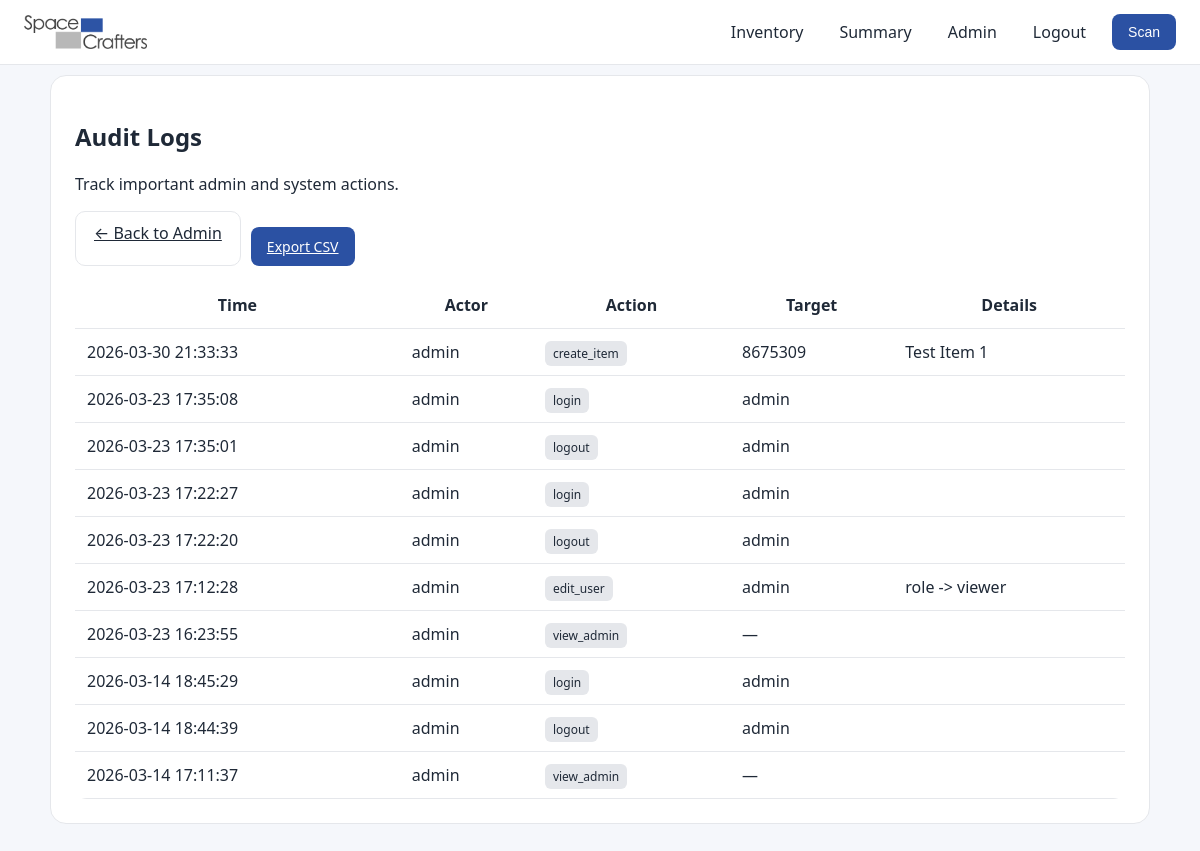
Before: /admin/logs (signed in) with the older database file.
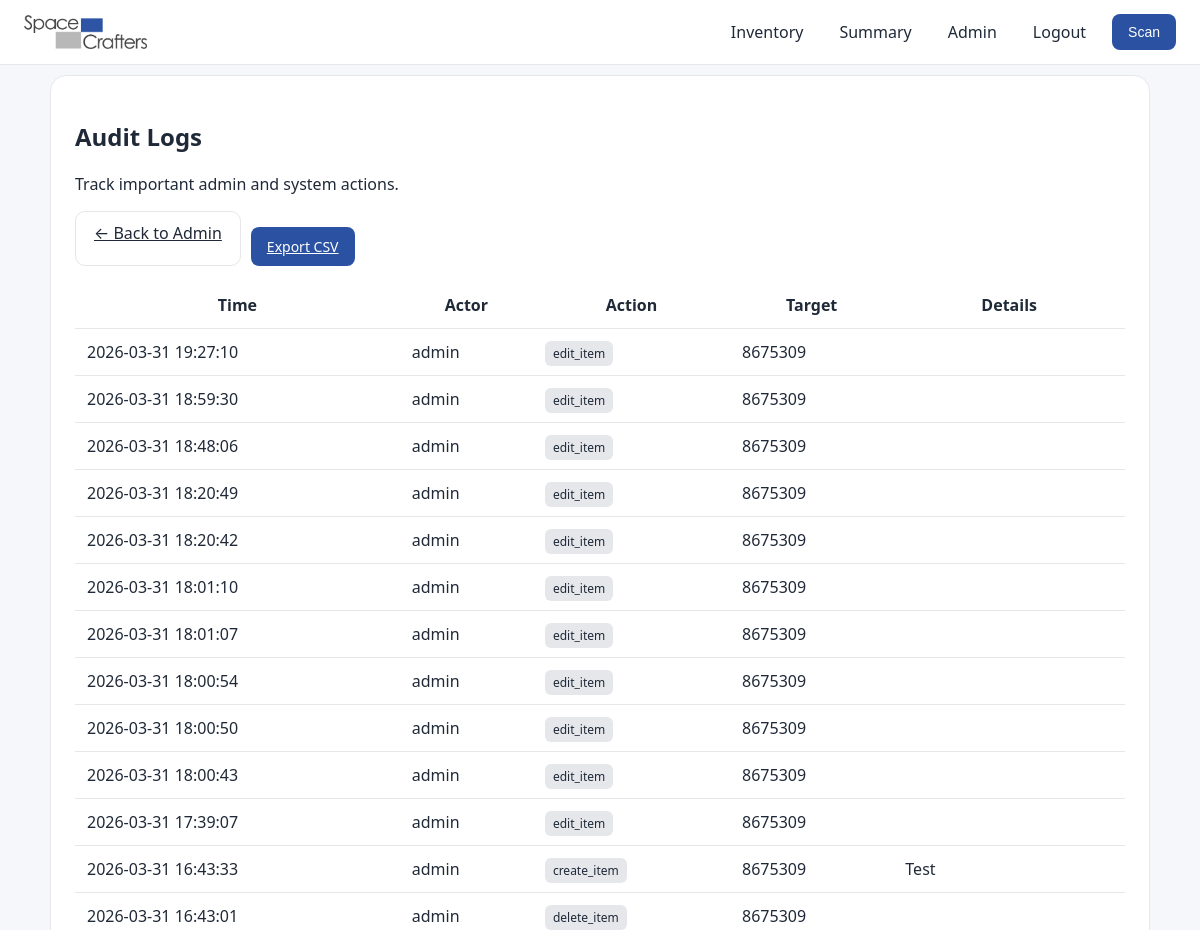
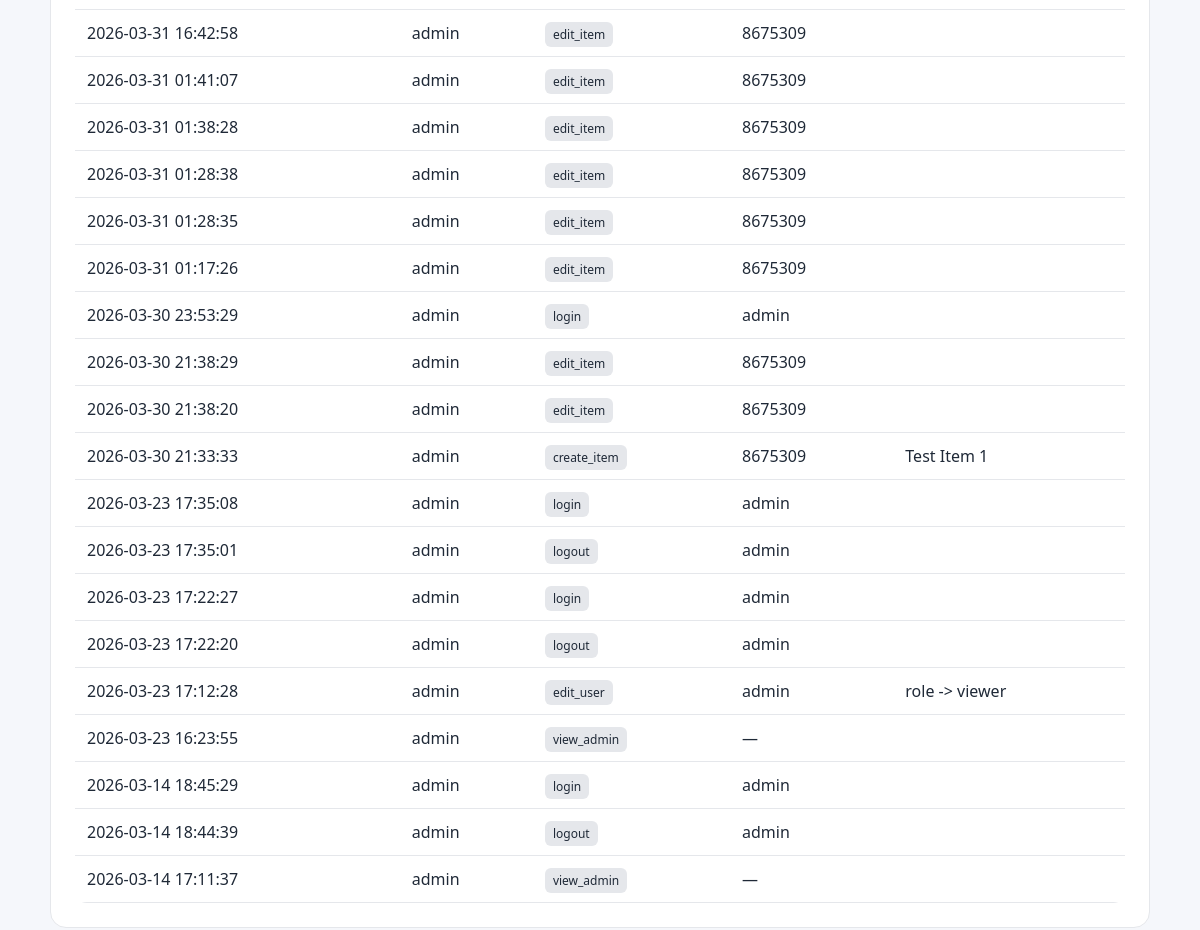
After: the same page with the newer database file (2 pictures, top to bottom).
### models.py (models this page shows)
class AuditLog(db.Model):
    __tablename__ = "audit_logs"
    id = db.Column(db.Integer, primary_key=True)
    actor_id = db.Column(
        db.Integer,
        db.ForeignKey("users.id"),
        nullable=True,
    )
    action = db.Column(db.String(200), nullable=False)
    target = db.Column(db.String(200))
    details = db.Column(db.Text)
    created_at = db.Column(
        db.DateTime,
        default=lambda: datetime.now(timezone.utc),
    )
    actor = db.relationship("User", back_populates="audit_logs")

class User(UserMixin, db.Model):
    __tablename__ = "users"
    id = db.Column(db.Integer, primary_key=True)
    username = db.Column(db.String(100), unique=True, nullable=False)
    password_hash = db.Column(db.String(200), nullable=False)
    role = db.Column(db.String(20), default="viewer")
    audit_logs = db.relationship(
        "AuditLog",
        back_populates="actor",
        cascade="all, delete-orphan",
    )
    @property
    def is_active(self):
        return True
    @property
    def is_admin(self):
        return self.role == "admin"

### app.py (the view)
@app.route("/admin/logs")
@login_required
@admin_required
def view_audit_logs():
    logs = AuditLog.query.order_by(AuditLog.id.desc()).limit(200).all()
    return render_template("audit_logs.html", logs=logs)

### app.py (called while the page is built)
@login_manager.user_loader
def load_user(user_id):
    return db.session.get(User, int(user_id))

def admin_required(view):
    @wraps(view)
    def wrapped(*args, **kwargs):
        if not current_user.is_authenticated or not current_user.is_admin:
            abort(403)
        return view(*args, **kwargs)
    return wrapped

### templates/audit_logs.html
{% extends "base.html" %}
{% block content %}
<div class="card">
  <h2>Audit Logs</h2>
  <p class="muted-text">
    Track important admin and system actions.
  </p>
  <div style="display:flex; gap:10px; margin-bottom:16px;">
    <a href="{{ url_for('admin') }}" class="secondary-btn">
      ← Back to Admin
    </a>
    <a href="{{ url_for('export_audit_logs') }}" class="primary-btn">
      Export CSV
    </a>
  </div>
  {% if logs %}
  <table class="summary-table">
    <thead>
      <tr>
        <th>Time</th>
        <th>Actor</th>
        <th>Action</th>
        <th>Target</th>
        <th>Details</th>
      </tr>
    </thead>
    <tbody>
      {% for log in logs %}
      <tr>
        <td>{{ log.created_at.strftime("%Y-%m-%d %H:%M:%S") }}</td>
        <td>
          {% if log.actor %}
            {{ log.actor.username }}
          {% else %}
            <em class="muted-text">System</em>
          {% endif %}
        </td>
        <td>
          <span class="badge-log">{{ log.action }}</span>
        </td>
        <td>{{ log.target or "—" }}</td>
        <td>{{ log.details or "" }}</td>
      </tr>
      {% endfor %}
    </tbody>
  </table>
  {% else %}
  <p class="muted-text">
    No audit logs recorded yet.
  </p>
  {% endif %}
</div>
{% endblock %}

### templates/base.html (shortened to what this page needs)
<!DOCTYPE html>
<html lang="en">
<head>
    <link rel="stylesheet" href="{{ url_for('static', filename='style.css') }}">
</head>
<body>
<header class="header">
    <div class="nav-left">
        <img src="{{ url_for('static', filename='logo.png') }}" class="logo-img">
    </div>
    <div class="nav-right">
        <nav class="nav-links">
            {% if current_user.is_authenticated %}
                <a href="{{ url_for('index') }}" class="nav-link">Inventory</a>
                <a href="{{ url_for('summary') }}" class="nav-link">Summary</a>
                {% if current_user.is_admin %}
                    <a href="{{ url_for('admin') }}" class="nav-link">Admin</a>
                {% endif %}
                <a href="{{ url_for('logout') }}" class="nav-link">Logout</a>
                <button class="primary-btn" onclick="openScanner()">
                    Scan
                </button>
            {% else %}
                <a href="{{ url_for('login') }}" class="nav-link">Login</a>
            {% endif %}
        </nav>
    </div>
</header>
<main class="page">
{% block content %}{% endblock %}
</main>
</body>
</html>

### static/style.css (style rules this page uses)
:root { --primary: #2b51a3; --primary-hover: #2b51a3cc; --bg: #f5f7fb; --card: #ffffff; --border: #e5e7eb; --text: #1f2937; --muted: #6b7280; }
body { margin: 0; font-family: system-ui, -apple-system, sans-serif; background: var(--bg); color: var(--text); }
img { max-width: 100%; display: block; }
.header { position: sticky; top: 0; height: 64px; background: var(--card); border-bottom: 1px solid var(--border); display: flex; justify-content: space-between; align-items: center; padding: 0 24px; z-index: 10; }
.logo-img { height: 34px; }
.nav-left { display: flex; align-items: center; gap: 10px; }
.nav-links { display: flex; gap: 16px; align-items: center; }
.nav-link { text-decoration: none; color: var(--text); font-weight: 500; padding: 6px 10px; border-radius: 8px; }
.page { max-width: 1100px; margin: 40px auto; padding: 0 20px; }
.card { background: var(--card); border: 1px solid var(--border); border-radius: 16px; padding: 24px; margin-bottom: 32px; }
.card .primary-btn { margin-top: 16px; }
.primary-btn { background: var(--primary); color: white; border: none; padding: 10px 16px; border-radius: 8px; font-size: 14px; font-weight: 500; cursor: pointer; transition: all 0.2s ease; }
.secondary-btn { background: var(--card); border: 1px solid var(--border); padding: 10px 18px; border-radius: 10px; cursor: pointer; color: var(--text); }
.table, .summary-table { width: 100%; border-collapse: collapse; }
.table, .summary-table { width: 100%; border-collapse: collapse; background: var(--card); border-radius: 12px; overflow: hidden; }
.table th, .table td, .summary-table th, .summary-table td { padding: 12px; border-bottom: 1px solid var(--border); }
.badge-log { padding: 4px 8px; border-radius: 6px; background: var(--border); font-size: 12px; }
.page { margin-top: 10px; }

Changed rows visible on the page:
added AuditLog: created_at "2026-03-31 19:27:10", actor.username "admin", action "edit_item", target "8675309"
added AuditLog: created_at "2026-03-31 18:59:30", actor.username "admin", action "edit_item", target "8675309"
added AuditLog: created_at "2026-03-31 18:48:06", actor.username "admin", action "edit_item", target "8675309"
added AuditLog: created_at "2026-03-31 18:20:49", actor.username "admin", action "edit_item", target "8675309"
added AuditLog: created_at "2026-03-31 18:20:42", actor.username "admin", action "edit_item", target "8675309"
added AuditLog: created_at "2026-03-31 18:01:10", actor.username "admin", action "edit_item", target "8675309"
added AuditLog: created_at "2026-03-31 18:01:07", actor.username "admin", action "edit_item", target "8675309"
added AuditLog: created_at "2026-03-31 18:00:54", actor.username "admin", action "edit_item", target "8675309"
added AuditLog: created_at "2026-03-31 18:00:50", actor.username "admin", action "edit_item", target "8675309"
added AuditLog: created_at "2026-03-31 18:00:43", actor.username "admin", action "edit_item", target "8675309"
added AuditLog: created_at "2026-03-31 17:39:07", actor.username "admin", action "edit_item", target "8675309"
added AuditLog: created_at "2026-03-31 16:43:33", actor.username "admin", action "create_item", target "8675309", details "Test"
added AuditLog: created_at "2026-03-31 16:43:01", actor.username "admin", action "delete_item", target "8675309"
added AuditLog: created_at "2026-03-31 16:42:58", actor.username "admin", action "edit_item", target "8675309"
added AuditLog: created_at "2026-03-31 01:41:07", actor.username "admin", action "edit_item", target "8675309"
added AuditLog: created_at "2026-03-31 01:38:28", actor.username "admin", action "edit_item", target "8675309"
added AuditLog: created_at "2026-03-31 01:28:38", actor.username "admin", action "edit_item", target "8675309"
added AuditLog: created_at "2026-03-31 01:28:35", actor.username "admin", action "edit_item", target "8675309"
added AuditLog: created_at "2026-03-31 01:17:26", actor.username "admin", action "edit_item", target "8675309"
added AuditLog: created_at "2026-03-30 23:53:29", actor.username "admin", action "login", target "admin"
added AuditLog: created_at "2026-03-30 21:38:29", actor.username "admin", action "edit_item", target "8675309"
added AuditLog: created_at "2026-03-30 21:38:20", actor.username "admin", action "edit_item", target "8675309"
